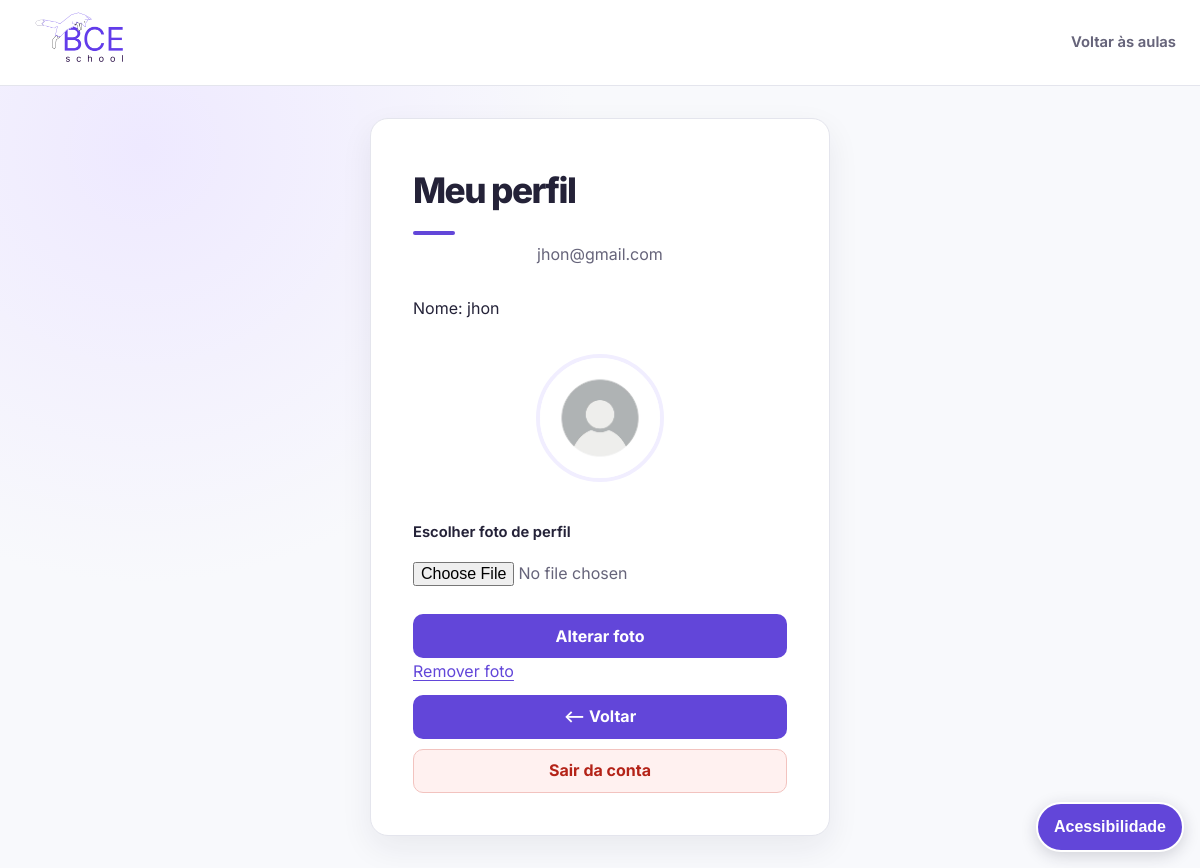
/pages/usuario.php (signed in), run on the app's committed database.
### tables this page shows
CREATE TABLE usuarios(
	id INT AUTO_INCREMENT PRIMARY KEY,
	nome VARCHAR(100) NOT NULL,
	email VARCHAR(255) NOT NULL UNIQUE,
	senha VARCHAR(255) NOT NULL,
	foto varchar(255) not null default 'default.jpg',
	aula_atual INT NOT NULL DEFAULT 1
);

### pages/usuario.php (the view, shortened to what this page needs)
<?php
require_once "../backend/database.php";
$usuarioid = pegarusuarioid();
$stmt = $pdo->prepare(
    "SELECT nome, email, aula_atual, foto
     FROM usuarios
     WHERE id = ?"
);
$stmt->execute([$usuarioid]);
$usuario = $stmt->fetch(PDO::FETCH_ASSOC);
$nome = $usuario["nome"];
$foto = $usuario["foto"];
if ($foto === "default.jpg") {
    $caminhoFoto = "../user/default.jpg";
} else {
    $caminhoFoto = "../uploads/perfil/" . $foto;
}
?>
<!DOCTYPE html>
<html lang="pt-br">
<head>
    <link rel="stylesheet" href="../CSS/design-system.css">
    <link rel="stylesheet" href="../CSS/acessibilidade.css">
</head>
<body>
    <header class="bce-header">
        <a class="bce-brand" href="../index.html"><img class="logo" src="../imgs/Frame 3.png" alt="BCE School"></a>
        <a class="header-back" href="aulas.php">Voltar às aulas</a>
    </header>
    <main class="conta-container">
        <div class="conta-box">
            <h1>Meu perfil</h1>
            <p class="profile-email"><?= htmlspecialchars($usuario["email"]) ?></p>
            <p>
                Nome:
                <?= htmlspecialchars($nome) ?>
            </p>
            <img
                src="<?= htmlspecialchars($caminhoFoto) ?>"
                class="foto_perfil"
                alt="Foto de perfil"
            >
            <form
                action="../backend/fotoup.php"
                method="POST"
                enctype="multipart/form-data"
            >
                <label for="foto">Escolher foto de perfil</label>
                <input
                    type="file"
                    id="foto"
                    name="foto"
                    accept=".jpg,.jpeg,.png,.webp"
                >
                <button type="submit">
                    Alterar foto
                </button>
            </form>
            <a href="../backend/removefoto.php">
                Remover foto
            </a>
            <a
                class="botao"
                href="aulas.php"
            >
                &lt;-- Voltar
            </a>
            <a
                class="sair"
                href="../backend/logout.php"
            >
                Sair da conta
            </a>
        </div>
    </main>
</body>
</html>

### CSS/acessibilidade.css (style rules this page uses)
html { scroll-behavior: smooth; }
:where(a, button, input, select, textarea, [tabindex]):focus-visible { outline: 3px solid #f4c542; outline-offset: 3px; }

### data on the page
usuarios: email "jhon@gmail.com", nome "jhon", foto (placeholder picture)
